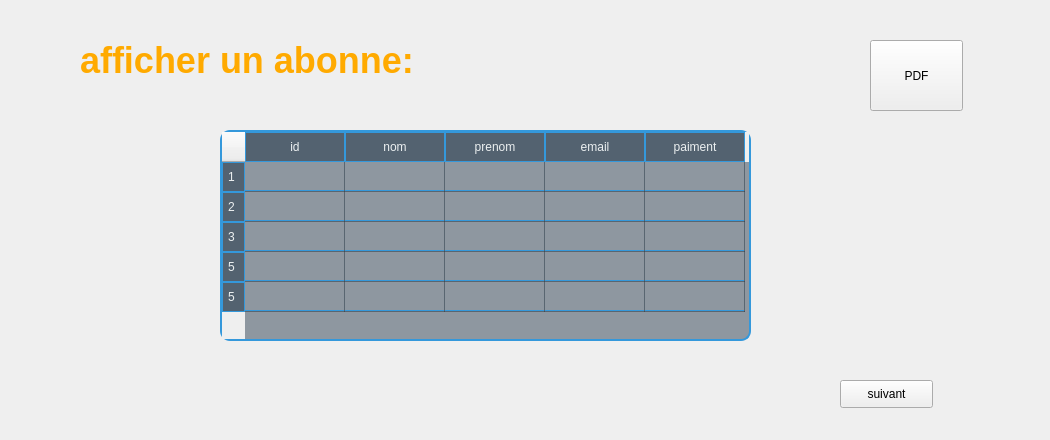
    <widget class="QWidget" name="pageAfficher">
     <widget class="QLabel" name="label">
      <property name="geometry">
       <rect>
        <x>30</x>
        <y>0</y>
        <width>1011</width>
        <height>431</height>
       </rect>
      </property>
      <property name="text">
       <string/>
      </property>
      <property name="pixmap">
       <pixmap>images/backg.jpg.jpg</pixmap>
      </property>
     </widget>
     <widget class="QPushButton" name="suivantButton">
      <property name="geometry">
       <rect>
        <x>840</x>
        <y>380</y>
        <width>93</width>
        <height>28</height>
       </rect>
      </property>
      <property name="text">
       <string>suivant</string>
      </property>
     </widget>
     <widget class="QLabel" name="label_5">
      <property name="geometry">
       <rect>
        <x>80</x>
        <y>40</y>
        <width>331</width>
        <height>41</height>
       </rect>
      </property>
      <property name="styleSheet">
       <string notr="true">font-size: 27pt;
color: rgb(255, 170, 0);
font-weight: bold;
font-family: &quot;MS Serif&quot;;
</string>
      </property>
      <property name="text">
       <string>afficher un abonne:</string>
      </property>
     </widget>
     <widget class="QTableWidget" name="tableWidget">
      <property name="geometry">
       <rect>
        <x>220</x>
        <y>130</y>
        <width>531</width>
        <height>211</height>
       </rect>
      </property>
      <property name="styleSheet">
       <string notr="true">QTableWidget {
    background-color: rgba(44, 62, 80, 0.5); /* Fond bleu foncé avec plus de transparence */
    border: 2px solid #3498db; /* Bordure bleue */
    border-radius: 10px; /* Coins arrondis */
    color: #ecf0f1; /* Couleur du texte */
}

QTableWidget::item {
    padding: 8px; /* Espacement interne des cellules */
    border-bottom: 1px solid #3498db; /* Bordure basse de chaque cellule */
}

QTableWidget::item:selected {
    background-color: rgba(52, 73, 94, 0.7); /* Fond bleu foncé plus clair lorsqu'une cellule est sélectionnée */
    color: #ecf0f1; /* Couleur du texte lorsqu'une cellule est sélectionnée */
}

QTableWidget::item:hover {
    background-color: rgba(52, 73, 94, 0.4); /* Fond bleu foncé avec plus de transparence lorsqu'une cellule est survolée */
}

QHeaderView::section {
    background-color: rgba(44, 62, 80, 0.8); /* Fond bleu foncé plus clair pour l'en-tête */
    color: #ecf0f1; /* Couleur du texte de l'en-tête */
    padding: 5px; /* Espacement interne de l'en-tête */
    border: 1px solid #3498db; /* Bordure de l'en-tête */
}

QTableWidget::horizontalHeader {
    border-bottom: 2px solid #3498db; /* Bordure basse de l'en-tête horizontal */
}

QTableWidget::verticalHeader {
    border-right: 2px solid #3498db; /* Bordure droite de l'en-tête vertical */
}

QTableWidget::horizontalHeader::section,
QTableWidget::verticalHeader::section {
    border-radius: 0; /* Pas de coins arrondis pour les coins des sections d'en-tête */
}

QTableWidget QScrollBar:vertical {
    width: 8px; /* Largeur de la barre de défilement verticale */
    background-color: rgba(44, 62, 80, 0.8); /* Fond bleu foncé plus clair pour la barre de défilement verticale */
}

QTableWidget QScrollBar::handle:vertical {
    background-color: #3498db; /* Couleur de la poignée de la barre de défilement verticale */
    border-radius: 4px; /* Coins arrondis pour la poignée de la barre de défilement verticale */
}
</string>
      </property>
      <row>
       <property name="text">
        <string>1</string>
       </property>
      </row>
      <row>
       <property name="text">
        <string>2</string>
       </property>
      </row>
      <row>
       <property name="text">
        <string>3</string>
       </property>
      </row>
      <row>
       <property name="text">
        <string>5</string>
       </property>
      </row>
      <row>
       <property name="text">
        <string>5</string>
       </property>
      </row>
      <column>
       <property name="text">
        <string>id</string>
       </property>
      </column>
      <column>
       <property name="text">
        <string>nom</string>
       </property>
      </column>
      <column>
       <property name="text">
        <string>prenom</string>
       </property>
      </column>
      <column>
       <property name="text">
        <string>email</string>
       </property>
      </column>
      <column>
       <property name="text">
        <string>paiment</string>
       </property>
      </column>
     </widget>
     <widget class="QPushButton" name="exportPDFButton">
      <property name="geometry">
       <rect>
        <x>870</x>
        <y>40</y>
        <width>93</width>
        <height>71</height>
       </rect>
      </property>
      <property name="text">
       <string>PDF</string>
      </property>
     </widget>
    </widget>
